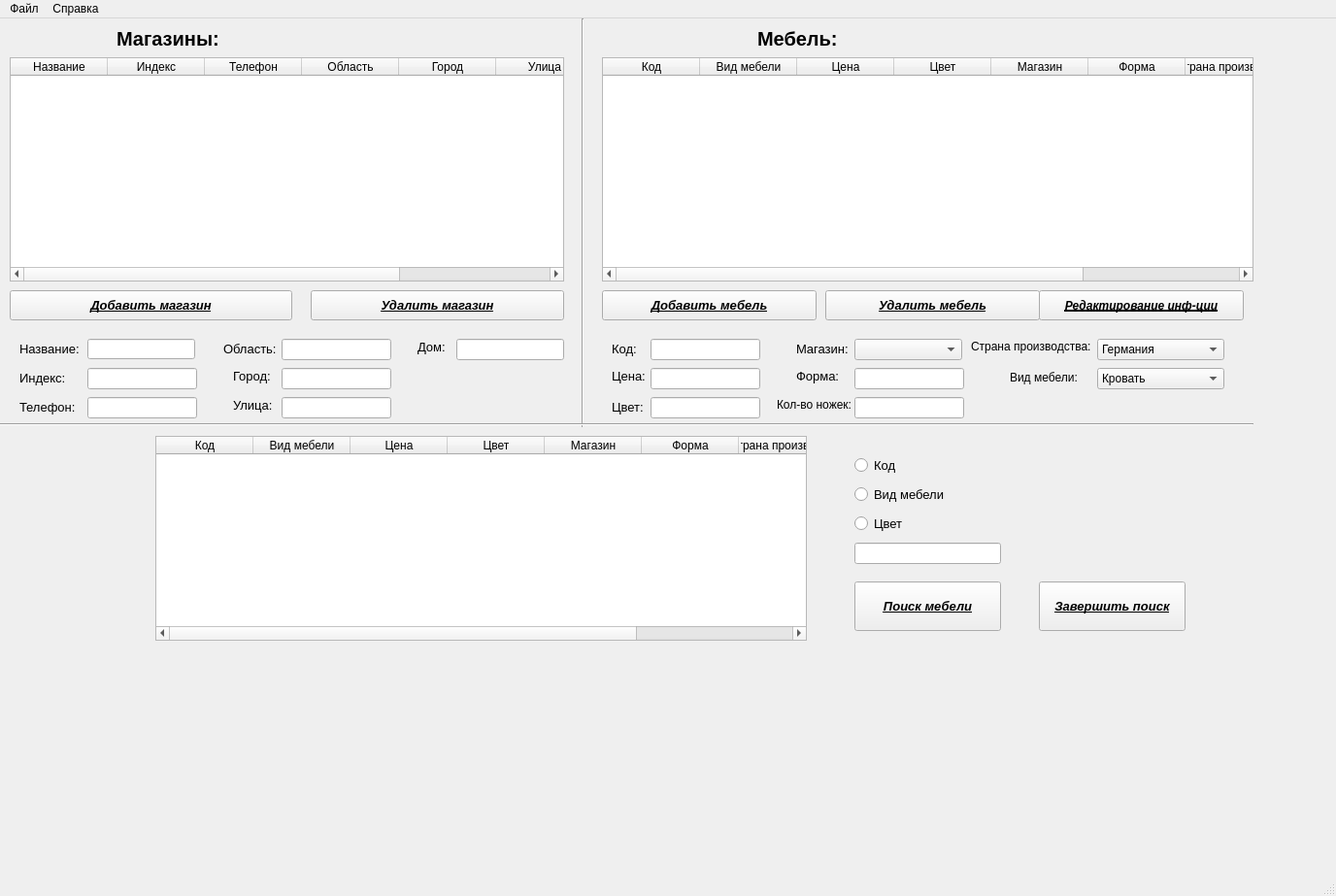
<?xml version="1.0" encoding="UTF-8"?>
<ui version="4.0">
 <class>MainWindow</class>
 <widget class="QMainWindow" name="MainWindow">
  <property name="geometry">
   <rect>
    <x>0</x>
    <y>0</y>
    <width>1376</width>
    <height>923</height>
   </rect>
  </property>
  <property name="windowTitle">
   <string>MainWindow</string>
  </property>
  <widget class="QWidget" name="centralwidget">
   <widget class="QTableWidget" name="table_3">
    <property name="geometry">
     <rect>
      <x>10</x>
      <y>40</y>
      <width>571</width>
      <height>231</height>
     </rect>
    </property>
    <column>
     <property name="text">
      <string>Название</string>
     </property>
    </column>
    <column>
     <property name="text">
      <string>Индекс</string>
     </property>
    </column>
    <column>
     <property name="text">
      <string>Телефон</string>
     </property>
    </column>
    <column>
     <property name="text">
      <string>Область</string>
     </property>
    </column>
    <column>
     <property name="text">
      <string>Город</string>
     </property>
    </column>
    <column>
     <property name="text">
      <string>Улица</string>
     </property>
    </column>
    <column>
     <property name="text">
      <string>Дом</string>
     </property>
    </column>
   </widget>
   <widget class="QLabel" name="magazins">
    <property name="geometry">
     <rect>
      <x>120</x>
      <y>10</y>
      <width>131</width>
      <height>21</height>
     </rect>
    </property>
    <property name="font">
     <font>
      <pointsize>15</pointsize>
      <bold>true</bold>
     </font>
    </property>
    <property name="text">
     <string>Магазины:</string>
    </property>
   </widget>
   <widget class="QPushButton" name="add_mag">
    <property name="geometry">
     <rect>
      <x>10</x>
      <y>280</y>
      <width>291</width>
      <height>31</height>
     </rect>
    </property>
    <property name="font">
     <font>
      <pointsize>10</pointsize>
      <italic>true</italic>
      <bold>true</bold>
      <underline>true</underline>
     </font>
    </property>
    <property name="text">
     <string>Добавить магазин</string>
    </property>
   </widget>
   <widget class="QPushButton" name="delete_mag">
    <property name="geometry">
     <rect>
      <x>320</x>
      <y>280</y>
      <width>261</width>
      <height>31</height>
     </rect>
    </property>
    <property name="font">
     <font>
      <pointsize>10</pointsize>
      <italic>true</italic>
      <bold>true</bold>
      <underline>true</underline>
     </font>
    </property>
    <property name="text">
     <string>Удалить магазин</string>
    </property>
   </widget>
   <widget class="QLabel" name="label_nameMag">
    <property name="geometry">
     <rect>
      <x>20</x>
      <y>330</y>
      <width>171</width>
      <height>21</height>
     </rect>
    </property>
    <property name="font">
     <font>
      <pointsize>10</pointsize>
     </font>
    </property>
    <property name="text">
     <string>Название:</string>
    </property>
   </widget>
   <widget class="QLabel" name="index">
    <property name="geometry">
     <rect>
      <x>20</x>
      <y>360</y>
      <width>71</width>
      <height>21</height>
     </rect>
    </property>
    <property name="font">
     <font>
      <pointsize>10</pointsize>
     </font>
    </property>
    <property name="text">
     <string>Индекс:</string>
    </property>
   </widget>
   <widget class="QLabel" name="telefon">
    <property name="geometry">
     <rect>
      <x>20</x>
      <y>390</y>
      <width>61</width>
      <height>21</height>
     </rect>
    </property>
    <property name="font">
     <font>
      <pointsize>10</pointsize>
     </font>
    </property>
    <property name="text">
     <string>Телефон:</string>
    </property>
   </widget>
   <widget class="QLineEdit" name="name_mag">
    <property name="geometry">
     <rect>
      <x>90</x>
      <y>330</y>
      <width>111</width>
      <height>21</height>
     </rect>
    </property>
   </widget>
   <widget class="QLineEdit" name="index_mag">
    <property name="geometry">
     <rect>
      <x>90</x>
      <y>360</y>
      <width>113</width>
      <height>22</height>
     </rect>
    </property>
   </widget>
   <widget class="QLineEdit" name="telefon_mag">
    <property name="geometry">
     <rect>
      <x>90</x>
      <y>390</y>
      <width>113</width>
      <height>22</height>
     </rect>
    </property>
   </widget>
   <widget class="QTableWidget" name="table">
    <property name="geometry">
     <rect>
      <x>620</x>
      <y>40</y>
      <width>671</width>
      <height>231</height>
     </rect>
    </property>
    <column>
     <property name="text">
      <string>Код</string>
     </property>
    </column>
    <column>
     <property name="text">
      <string>Вид мебели</string>
     </property>
    </column>
    <column>
     <property name="text">
      <string>Цена</string>
     </property>
    </column>
    <column>
     <property name="text">
      <string>Цвет</string>
     </property>
    </column>
    <column>
     <property name="text">
      <string>Магазин</string>
     </property>
    </column>
    <column>
     <property name="text">
      <string>Форма</string>
     </property>
    </column>
    <column>
     <property name="text">
      <string>Страна производства</string>
     </property>
    </column>
    <column>
     <property name="text">
      <string>Кол-во ножек</string>
     </property>
     <property name="font">
      <font>
       <pointsize>8</pointsize>
      </font>
     </property>
    </column>
   </widget>
   <widget class="QLineEdit" name="Edit_price">
    <property name="geometry">
     <rect>
      <x>670</x>
      <y>360</y>
      <width>113</width>
      <height>22</height>
     </rect>
    </property>
   </widget>
   <widget class="QLabel" name="magazin">
    <property name="geometry">
     <rect>
      <x>820</x>
      <y>330</y>
      <width>61</width>
      <height>21</height>
     </rect>
    </property>
    <property name="font">
     <font>
      <pointsize>10</pointsize>
     </font>
    </property>
    <property name="text">
     <string>Магазин:</string>
    </property>
   </widget>
   <widget class="QPushButton" name="add_mebel">
    <property name="geometry">
     <rect>
      <x>620</x>
      <y>280</y>
      <width>221</width>
      <height>31</height>
     </rect>
    </property>
    <property name="font">
     <font>
      <pointsize>10</pointsize>
      <italic>true</italic>
      <bold>true</bold>
      <underline>true</underline>
     </font>
    </property>
    <property name="text">
     <string>Добавить мебель</string>
    </property>
   </widget>
   <widget class="QLabel" name="kolNojek">
    <property name="geometry">
     <rect>
      <x>800</x>
      <y>390</y>
      <width>91</width>
      <height>16</height>
     </rect>
    </property>
    <property name="text">
     <string>Кол-во ножек:</string>
    </property>
   </widget>
   <widget class="QPushButton" name="delete_mebel">
    <property name="geometry">
     <rect>
      <x>850</x>
      <y>280</y>
      <width>221</width>
      <height>31</height>
     </rect>
    </property>
    <property name="font">
     <font>
      <pointsize>10</pointsize>
      <italic>true</italic>
      <bold>true</bold>
      <underline>true</underline>
     </font>
    </property>
    <property name="text">
     <string>Удалить мебель</string>
    </property>
   </widget>
   <widget class="QLabel" name="kode">
    <property name="geometry">
     <rect>
      <x>630</x>
      <y>330</y>
      <width>71</width>
      <height>21</height>
     </rect>
    </property>
    <property name="font">
     <font>
      <pointsize>10</pointsize>
     </font>
    </property>
    <property name="text">
     <string>Код:</string>
    </property>
   </widget>
   <widget class="QLabel" name="color">
    <property name="geometry">
     <rect>
      <x>630</x>
      <y>390</y>
      <width>61</width>
      <height>21</height>
     </rect>
    </property>
    <property name="font">
     <font>
      <pointsize>10</pointsize>
     </font>
    </property>
    <property name="text">
     <string>Цвет:</string>
    </property>
   </widget>
   <widget class="QLabel" name="price">
    <property name="geometry">
     <rect>
      <x>630</x>
      <y>360</y>
      <width>61</width>
      <height>16</height>
     </rect>
    </property>
    <property name="font">
     <font>
      <pointsize>10</pointsize>
     </font>
    </property>
    <property name="text">
     <string>Цена:</string>
    </property>
   </widget>
   <widget class="QLabel" name="forma">
    <property name="geometry">
     <rect>
      <x>820</x>
      <y>360</y>
      <width>71</width>
      <height>16</height>
     </rect>
    </property>
    <property name="font">
     <font>
      <pointsize>10</pointsize>
     </font>
    </property>
    <property name="text">
     <string>Форма:</string>
    </property>
   </widget>
   <widget class="Line" name="line">
    <property name="geometry">
     <rect>
      <x>590</x>
      <y>0</y>
      <width>20</width>
      <height>421</height>
     </rect>
    </property>
    <property name="font">
     <font>
      <pointsize>9</pointsize>
      <bold>false</bold>
      <underline>false</underline>
     </font>
    </property>
    <property name="orientation">
     <enum>Qt::Vertical</enum>
    </property>
   </widget>
   <widget class="QLineEdit" name="Edit_kod">
    <property name="geometry">
     <rect>
      <x>670</x>
      <y>330</y>
      <width>113</width>
      <height>22</height>
     </rect>
    </property>
   </widget>
   <widget class="QLineEdit" name="Edit_kolNojek">
    <property name="geometry">
     <rect>
      <x>880</x>
      <y>390</y>
      <width>113</width>
      <height>22</height>
     </rect>
    </property>
   </widget>
   <widget class="QLabel" name="mebel">
    <property name="geometry">
     <rect>
      <x>780</x>
      <y>10</y>
      <width>91</width>
      <height>21</height>
     </rect>
    </property>
    <property name="font">
     <font>
      <pointsize>15</pointsize>
      <bold>true</bold>
     </font>
    </property>
    <property name="text">
     <string>Мебель:</string>
    </property>
   </widget>
   <widget class="QLineEdit" name="Edit_color">
    <property name="geometry">
     <rect>
      <x>670</x>
      <y>390</y>
      <width>113</width>
      <height>22</height>
     </rect>
    </property>
   </widget>
   <widget class="QLineEdit" name="Edit_form">
    <property name="geometry">
     <rect>
      <x>880</x>
      <y>360</y>
      <width>113</width>
      <height>22</height>
     </rect>
    </property>
   </widget>
   <widget class="QComboBox" name="choose_mag">
    <property name="geometry">
     <rect>
      <x>880</x>
      <y>330</y>
      <width>111</width>
      <height>22</height>
     </rect>
    </property>
   </widget>
   <widget class="QLabel" name="oblast">
    <property name="geometry">
     <rect>
      <x>230</x>
      <y>330</y>
      <width>61</width>
      <height>21</height>
     </rect>
    </property>
    <property name="font">
     <font>
      <pointsize>10</pointsize>
     </font>
    </property>
    <property name="text">
     <string>Область:</string>
    </property>
   </widget>
   <widget class="QLabel" name="city">
    <property name="geometry">
     <rect>
      <x>240</x>
      <y>360</y>
      <width>61</width>
      <height>16</height>
     </rect>
    </property>
    <property name="font">
     <font>
      <pointsize>10</pointsize>
     </font>
    </property>
    <property name="text">
     <string>Город:</string>
    </property>
   </widget>
   <widget class="QLabel" name="house">
    <property name="geometry">
     <rect>
      <x>430</x>
      <y>330</y>
      <width>49</width>
      <height>16</height>
     </rect>
    </property>
    <property name="font">
     <font>
      <pointsize>10</pointsize>
     </font>
    </property>
    <property name="text">
     <string>Дом:</string>
    </property>
   </widget>
   <widget class="QLineEdit" name="oblast_mag">
    <property name="geometry">
     <rect>
      <x>290</x>
      <y>330</y>
      <width>113</width>
      <height>22</height>
     </rect>
    </property>
   </widget>
   <widget class="QLineEdit" name="city_mag">
    <property name="geometry">
     <rect>
      <x>290</x>
      <y>360</y>
      <width>113</width>
      <height>22</height>
     </rect>
    </property>
   </widget>
   <widget class="QLineEdit" name="house_mag">
    <property name="geometry">
     <rect>
      <x>470</x>
      <y>330</y>
      <width>111</width>
      <height>22</height>
     </rect>
    </property>
   </widget>
   <widget class="QLabel" name="country">
    <property name="geometry">
     <rect>
      <x>1000</x>
      <y>330</y>
      <width>131</width>
      <height>16</height>
     </rect>
    </property>
    <property name="text">
     <string>Страна производства:</string>
    </property>
   </widget>
   <widget class="QComboBox" name="choose_country">
    <property name="geometry">
     <rect>
      <x>1130</x>
      <y>330</y>
      <width>131</width>
      <height>22</height>
     </rect>
    </property>
    <item>
     <property name="text">
      <string>Германия</string>
     </property>
    </item>
    <item>
     <property name="text">
      <string>Швейцария</string>
     </property>
    </item>
    <item>
     <property name="text">
      <string>Франция</string>
     </property>
    </item>
   </widget>
   <widget class="QLabel" name="street">
    <property name="geometry">
     <rect>
      <x>240</x>
      <y>390</y>
      <width>49</width>
      <height>16</height>
     </rect>
    </property>
    <property name="font">
     <font>
      <pointsize>10</pointsize>
     </font>
    </property>
    <property name="text">
     <string>Улица:</string>
    </property>
   </widget>
   <widget class="QLineEdit" name="street_mag">
    <property name="geometry">
     <rect>
      <x>290</x>
      <y>390</y>
      <width>113</width>
      <height>22</height>
     </rect>
    </property>
   </widget>
   <widget class="QTableWidget" name="table_2">
    <property name="geometry">
     <rect>
      <x>160</x>
      <y>430</y>
      <width>671</width>
      <height>211</height>
     </rect>
    </property>
    <column>
     <property name="text">
      <string>Код</string>
     </property>
    </column>
    <column>
     <property name="text">
      <string>Вид мебели</string>
     </property>
    </column>
    <column>
     <property name="text">
      <string>Цена</string>
     </property>
    </column>
    <column>
     <property name="text">
      <string>Цвет</string>
     </property>
    </column>
    <column>
     <property name="text">
      <string>Магазин</string>
     </property>
    </column>
    <column>
     <property name="text">
      <string>Форма</string>
     </property>
    </column>
    <column>
     <property name="text">
      <string>Страна производства</string>
     </property>
    </column>
    <column>
     <property name="text">
      <string>Кол-во ножек</string>
     </property>
    </column>
   </widget>
   <widget class="QComboBox" name="vid_product">
    <property name="geometry">
     <rect>
      <x>1130</x>
      <y>360</y>
      <width>131</width>
      <height>22</height>
     </rect>
    </property>
    <item>
     <property name="text">
      <string>Кровать</string>
     </property>
    </item>
    <item>
     <property name="text">
      <string>Стол</string>
     </property>
    </item>
    <item>
     <property name="text">
      <string>Шкаф</string>
     </property>
    </item>
   </widget>
   <widget class="QLabel" name="vid_producta">
    <property name="geometry">
     <rect>
      <x>1040</x>
      <y>360</y>
      <width>91</width>
      <height>20</height>
     </rect>
    </property>
    <property name="text">
     <string>Вид мебели:</string>
    </property>
   </widget>
   <widget class="Line" name="line_2">
    <property name="geometry">
     <rect>
      <x>0</x>
      <y>410</y>
      <width>1291</width>
      <height>16</height>
     </rect>
    </property>
    <property name="orientation">
     <enum>Qt::Horizontal</enum>
    </property>
   </widget>
   <widget class="QStackedWidget" name="stackedWidget">
    <property name="geometry">
     <rect>
      <x>860</x>
      <y>440</y>
      <width>381</width>
      <height>201</height>
     </rect>
    </property>
    <property name="currentIndex">
     <number>0</number>
    </property>
    <widget class="QWidget" name="page_3">
     <widget class="QRadioButton" name="poisk_vid">
      <property name="geometry">
       <rect>
        <x>20</x>
        <y>40</y>
        <width>111</width>
        <height>20</height>
       </rect>
      </property>
      <property name="font">
       <font>
        <pointsize>10</pointsize>
       </font>
      </property>
      <property name="text">
       <string>Вид мебели</string>
      </property>
     </widget>
     <widget class="QLineEdit" name="poisk_vvod">
      <property name="geometry">
       <rect>
        <x>20</x>
        <y>100</y>
        <width>151</width>
        <height>22</height>
       </rect>
      </property>
     </widget>
     <widget class="QRadioButton" name="poisk_color">
      <property name="geometry">
       <rect>
        <x>20</x>
        <y>70</y>
        <width>161</width>
        <height>20</height>
       </rect>
      </property>
      <property name="font">
       <font>
        <pointsize>10</pointsize>
       </font>
      </property>
      <property name="text">
       <string>Цвет</string>
      </property>
     </widget>
     <widget class="QRadioButton" name="poisk_kod">
      <property name="geometry">
       <rect>
        <x>20</x>
        <y>10</y>
        <width>89</width>
        <height>20</height>
       </rect>
      </property>
      <property name="font">
       <font>
        <pointsize>10</pointsize>
       </font>
      </property>
      <property name="text">
       <string>Код</string>
      </property>
     </widget>
     <widget class="QPushButton" name="search_mebel">
      <property name="geometry">
       <rect>
        <x>20</x>
        <y>140</y>
        <width>151</width>
        <height>51</height>
       </rect>
      </property>
      <property name="font">
       <font>
        <pointsize>10</pointsize>
        <italic>true</italic>
        <bold>true</bold>
        <underline>true</underline>
       </font>
      </property>
      <property name="text">
       <string>Поиск мебели</string>
      </property>
     </widget>
     <widget class="QPushButton" name="vihod_poisk">
      <property name="geometry">
       <rect>
        <x>210</x>
        <y>140</y>
        <width>151</width>
        <height>51</height>
       </rect>
      </property>
      <property name="font">
       <font>
        <pointsize>10</pointsize>
        <italic>true</italic>
        <bold>true</bold>
        <underline>true</underline>
       </font>
      </property>
      <property name="text">
       <string>Завершить поиск</string>
      </property>
     </widget>
    </widget>
    <widget class="QWidget" name="page_4">
     <widget class="QPushButton" name="vhod_poisk">
      <property name="geometry">
       <rect>
        <x>20</x>
        <y>50</y>
        <width>171</width>
        <height>61</height>
       </rect>
      </property>
      <property name="font">
       <font>
        <pointsize>10</pointsize>
        <italic>true</italic>
        <bold>true</bold>
        <underline>false</underline>
       </font>
      </property>
      <property name="text">
       <string>Начать поиск мебели</string>
      </property>
     </widget>
    </widget>
   </widget>
   <widget class="QStackedWidget" name="stackedWidget_2">
    <property name="geometry">
     <rect>
      <x>1060</x>
      <y>280</y>
      <width>241</width>
      <height>41</height>
     </rect>
    </property>
    <property name="currentIndex">
     <number>1</number>
    </property>
    <widget class="QWidget" name="page_9">
     <widget class="QPushButton" name="nachat_redact">
      <property name="geometry">
       <rect>
        <x>10</x>
        <y>0</y>
        <width>221</width>
        <height>31</height>
       </rect>
      </property>
      <property name="font">
       <font>
        <pointsize>9</pointsize>
        <italic>true</italic>
        <bold>true</bold>
        <underline>true</underline>
       </font>
      </property>
      <property name="text">
       <string>Начать редактирование инф-ции</string>
      </property>
     </widget>
    </widget>
    <widget class="QWidget" name="page_10">
     <widget class="QPushButton" name="redact_mebel">
      <property name="geometry">
       <rect>
        <x>10</x>
        <y>0</y>
        <width>211</width>
        <height>31</height>
       </rect>
      </property>
      <property name="font">
       <font>
        <pointsize>9</pointsize>
        <italic>true</italic>
        <bold>true</bold>
        <underline>true</underline>
       </font>
      </property>
      <property name="text">
       <string>Редактирование инф-ции</string>
      </property>
     </widget>
    </widget>
   </widget>
  </widget>
  <widget class="QMenuBar" name="menubar">
   <property name="geometry">
    <rect>
     <x>0</x>
     <y>0</y>
     <width>1376</width>
     <height>22</height>
    </rect>
   </property>
   <widget class="QMenu" name="menu">
    <property name="title">
     <string>Файл</string>
    </property>
    <addaction name="Create"/>
    <addaction name="Open"/>
    <addaction name="Save"/>
    <addaction name="Save_As"/>
    <addaction name="Exit"/>
   </widget>
   <widget class="QMenu" name="menu_2">
    <property name="title">
     <string>Справка</string>
    </property>
    <addaction name="About_the_program"/>
    <addaction name="Managment"/>
   </widget>
   <addaction name="menu"/>
   <addaction name="menu_2"/>
  </widget>
  <widget class="QStatusBar" name="statusbar"/>
  <action name="Create">
   <property name="text">
    <string>Создать</string>
   </property>
  </action>
  <action name="Open">
   <property name="text">
    <string>Открыть</string>
   </property>
  </action>
  <action name="Save">
   <property name="text">
    <string>Сохранить</string>
   </property>
  </action>
  <action name="Save_As">
   <property name="text">
    <string>Сохранить как</string>
   </property>
  </action>
  <action name="Exit">
   <property name="text">
    <string>Выход</string>
   </property>
  </action>
  <action name="About_the_program">
   <property name="text">
    <string>Руководство</string>
   </property>
  </action>
  <action name="Managment">
   <property name="text">
    <string>О программе</string>
   </property>
  </action>
 </widget>
 <resources/>
 <connections/>
</ui>
